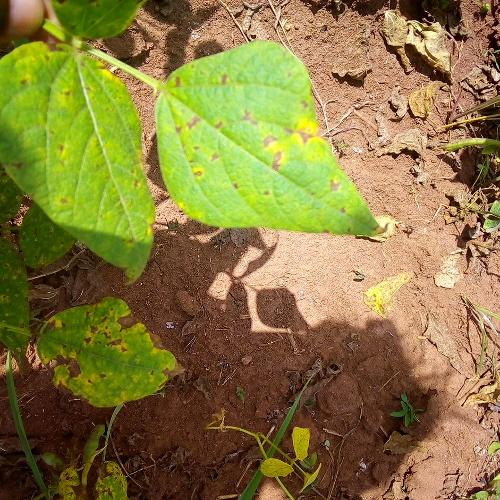
#> input picture datasets/beans/angular_leaf_spot/000.jpg, 500 x 500 px; its folder holds only this picture in this run
$ python real_benchmark.py
#> lines starting #> are read from the running program, lines starting #| are printed output that depends on the picture; after the words box and inside, x2 and y2 are one past the last pixel; in counts of white or black regions, pixels touching at a corner belong together
### agrovision/real_data.py
"""Load the real Beans leaf-disease images and turn them into feature vectors.

This is the real-world counterpart to :mod:`agrovision.generate`. The synthetic
generator gives a controlled, 4-class, parameter-disjoint evaluation; this module
loads real field photographs (Makerere Beans dataset, vendored under
``datasets/beans/``) and runs them through the *same* classical feature extractor,
so the real benchmark measures the same approach on real imagery.

See ``datasets/beans/README.md`` for provenance. ``fetch_beans`` can refresh or
enlarge the vendored subset from the Hugging Face datasets-server.
"""

from __future__ import annotations

from pathlib import Path

import numpy as np

from .features import extract_features

_REPO_ROOT = Path(__file__).resolve().parents[1]
_BEANS_DIR = _REPO_ROOT / "datasets" / "beans"
_CLASSES = ("angular_leaf_spot", "bean_rust", "healthy")
_HF_ROWS_URL = (
    "https://datasets-server.huggingface.co/rows?dataset=AI-Lab-Makerere%2Fbeans"
    "&config=default&split=train&offset={offset}&length=100"
)


def load_beans(beans_dir: str | Path | None = None) -> tuple[np.ndarray, np.ndarray, list[str]]:
    """Return ``(X, y, class_names)`` for the vendored real leaf images.

    ``X`` is the classical feature matrix (one row per image, columns are
    :data:`agrovision.features.FEATURE_NAMES`); ``y`` holds the class index into
    ``class_names``. Raises if the vendored images are missing.
    """
    from PIL import Image

    root = Path(beans_dir) if beans_dir is not None else _BEANS_DIR
    classes = [c for c in _CLASSES if (root / c).is_dir()]
    if not classes:
        raise FileNotFoundError(
            f"No vendored Beans images under {root}. Run "
            "`python -c 'from agrovision.real_data import fetch_beans; fetch_beans()'`."
        )

    features: list[np.ndarray] = []
    labels: list[int] = []
    for idx, cls in enumerate(classes):
        paths = sorted((root / cls).glob("*.jpg"))
        if not paths:
            raise FileNotFoundError(f"No images for class {cls!r} under {root}.")
        for path in paths:
            image = np.asarray(Image.open(path).convert("RGB"))
#> image is the input picture: shape (500, 500, 3); mean R, G, B 136.7, 122.1, 64.8
            features.append(extract_features(image))
            labels.append(idx)
    return np.asarray(features), np.asarray(labels), classes


# [31 lines left out: function fetch_beans, not called in this run]

### agrovision/features.py
"""Classical colour and texture features for a leaf image.

No deep network and no pretrained weights: every feature is a hand-defined,
documented statistic a plant pathologist could read off the leaf. The feature
vector turns a raw ``(H, W, 3)`` image into the small, interpretable
representation the classifier reasons over, and it is computed identically for a
synthetic sample and for a real uploaded PNG.

The pipeline is:

1. Segment the leaf from the (neutral, low-saturation) background using a
   saturation threshold — colour-based, so it survives the multiplicative
   lighting gradient the generator applies.
2. Over the leaf pixels only, compute colour statistics (channel means, a green
   fraction, yellow and brown indices, HSV-like hue/saturation stats).
3. Build a lesion mask by colour thresholding (reddish-brown over green, low
   blue), and measure its coverage and its connected-component geometry with
   :func:`scipy.ndimage.label` — this is what separates *many small* rust spots
   from *few large* blight patches.
4. Add a simple texture feature: the variance of the image gradient magnitude.
"""

from __future__ import annotations

import numpy as np
from scipy import ndimage

# Order matters: this is the column order of the feature vector and must stay
# stable (the classifier and its explanations index into it).
FEATURE_NAMES: list[str] = [
    "mean_r",  # mean red over the leaf (0-1)
    "mean_g",  # mean green over the leaf (0-1)
    "mean_b",  # mean blue over the leaf (0-1)
    "green_fraction",  # mean of G/(R+G+B): how green-dominant the leaf is
    "yellow_index",  # mean of min(r,g)-b: high for yellowing (chlorosis)
    "brown_index",  # mean of max(r-g, 0): red-over-green excess of lesions
    "mean_hue",  # mean hue (0-1) of leaf pixels, HSV computed from RGB
    "mean_saturation",  # mean saturation (0-1): chlorosis is desaturated
    "std_saturation",  # saturation spread: lesions raise it
    "spot_coverage",  # fraction of leaf area that is lesion-coloured
    "n_spots",  # connected lesion components, scaled (rust: many; blight: few)
    "mean_spot_area",  # mean lesion-component area / leaf area (blight: large)
    "max_spot_area",  # largest lesion-component area / leaf area
    "texture_gradient_var",  # variance of gradient magnitude: rust is speckled
]

# A leaf pixel is anything clearly more saturated than the neutral background.
# Multiplicative lighting leaves saturation unchanged, so this is robust.
_SAT_LEAF_THRESHOLD = 0.18

# Lesion colour test, on channel fractions (scale-invariant to lighting):
# reddish-brown/orange over green, with blue the smallest channel.
_LESION_RG_EXCESS = 0.045
_LESION_GB_EXCESS = 0.030


def _rgb_to_hsv(rgb: np.ndarray) -> tuple[np.ndarray, np.ndarray, np.ndarray]:
    """Vectorised RGB->HSV on a float array in [0, 1]. Returns (h, s, v) in [0, 1]."""
    r, g, b = rgb[..., 0], rgb[..., 1], rgb[..., 2]
    mx = np.max(rgb, axis=-1)
    mn = np.min(rgb, axis=-1)
    chroma = mx - mn
    value = mx
    saturation = np.where(mx > 0, chroma / np.where(mx == 0, 1, mx), 0.0)

    hue = np.zeros_like(mx)
    nz = chroma > 1e-9
#> nz: shape (500, 500) bool; every value is 1
    # Piecewise hue by which channel is the maximum.
    rmax = nz & (mx == r)
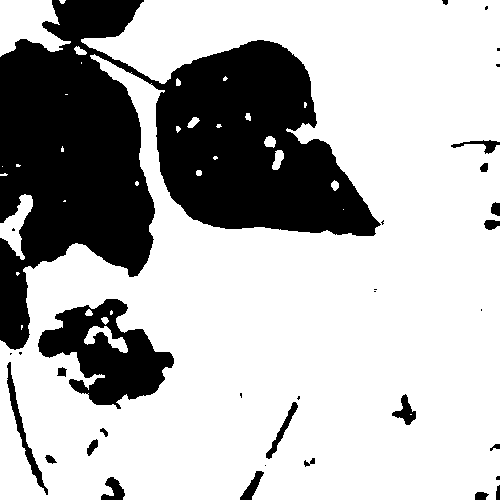
#> rmax: shape (500, 500) bool; 70.8% white; 34 black regions (14 under 20 px), largest, box (x1, y1, x2, y2) and area: (0, 0, 381, 350) 62494, (38, 299, 174, 409) 7423, (7, 362, 48, 495) 773
    gmax = nz & (mx == g) & ~rmax
    bmax = nz & (mx == b) & ~rmax & ~gmax
#> bmax: shape (500, 500) bool; every value is 0
    hue[rmax] = ((g[rmax] - b[rmax]) / chroma[rmax]) % 6.0
    hue[gmax] = (b[gmax] - r[gmax]) / chroma[gmax] + 2.0
    hue[bmax] = (r[bmax] - g[bmax]) / chroma[bmax] + 4.0
    hue = (hue / 6.0) % 1.0
    return hue, saturation, value


def leaf_mask(rgb: np.ndarray) -> np.ndarray:
    """Boolean mask of leaf (vs background) pixels, from a float RGB image."""
    _, saturation, _ = _rgb_to_hsv(rgb)
    mask = saturation > _SAT_LEAF_THRESHOLD
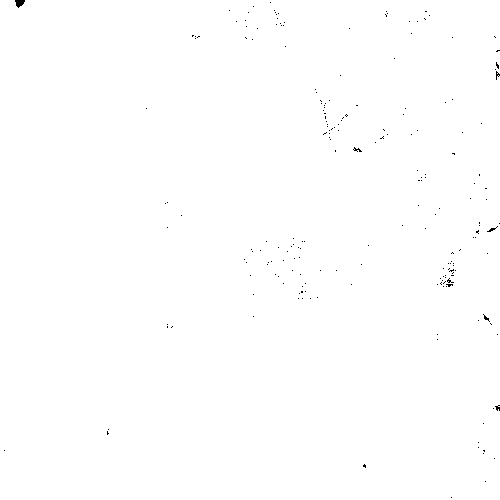
#> mask: shape (500, 500) bool; 99.8% white; black in thin lines or dots
    if mask.sum() < 0.02 * mask.size:
        # Degenerate image (almost no saturated pixels): treat all as leaf so the
        # statistics are still defined rather than dividing by zero.
        mask = np.ones_like(mask)
    return mask


def lesion_mask(rgb: np.ndarray, leaf: np.ndarray) -> np.ndarray:
    """Boolean mask of lesion-coloured (necrotic / rust) leaf pixels."""
    total = rgb.sum(axis=-1) + 1e-6
    r = rgb[..., 0] / total
    g = rgb[..., 1] / total
    b = rgb[..., 2] / total
    return leaf & (r - g > _LESION_RG_EXCESS) & (g - b > _LESION_GB_EXCESS)


def extract_features(image: np.ndarray) -> np.ndarray:
    """Turn an ``(H, W, 3)`` uint8 (or float) image into the feature vector.

    The returned vector's columns are :data:`FEATURE_NAMES`, in that order.
    """
    rgb = np.asarray(image, dtype=float)
    if rgb.max() > 1.0:
        rgb = rgb / 255.0

    leaf = leaf_mask(rgb)
    hue, saturation, _ = _rgb_to_hsv(rgb)

    leaf_px = rgb[leaf]  # (N, 3)
    r, g, b = leaf_px[:, 0], leaf_px[:, 1], leaf_px[:, 2]
    denom = leaf_px.sum(axis=1) + 1e-6

    mean_r, mean_g, mean_b = float(r.mean()), float(g.mean()), float(b.mean())
#> mean_r = 0.535; mean_g = 0.478; mean_b = 0.253
    green_fraction = float((g / denom).mean())
#> green_fraction = 0.368
    yellow_index = float((np.minimum(r, g) - b).mean())
#> yellow_index = 0.184
    brown_index = float(np.clip(r - g, 0.0, None).mean())
#> brown_index = 0.0987
    mean_hue = float(hue[leaf].mean())
#> mean_hue = 0.115
    mean_saturation = float(saturation[leaf].mean())
#> mean_saturation = 0.627
    std_saturation = float(saturation[leaf].std())
#> std_saturation = 0.222

    lesion = lesion_mask(rgb, leaf)
#> in lesion_mask, `return leaf & (r - g > _LESION_RG_EXCESS) & (g - b > _LESION_GB_EXCESS)`:
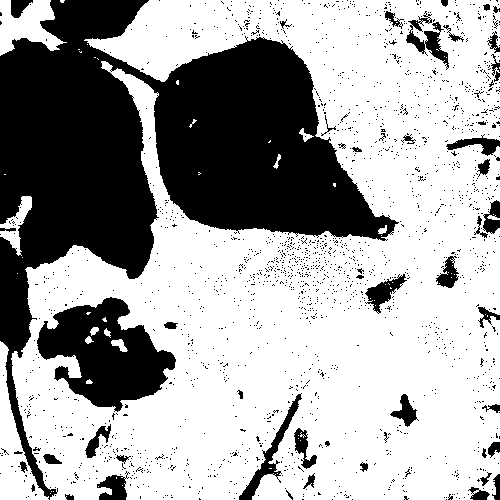
#> returned value: shape (500, 500) bool; 65% white; 1891 black regions (1840 under 20 px), largest, box (x1, y1, x2, y2) and area: (0, 0, 399, 500) 67519, (37, 297, 176, 412) 8816, (239, 393, 302, 500) 1024
    leaf_area = float(leaf.sum())
#> leaf_area = 249537
    spot_coverage = float(lesion.sum()) / leaf_area
#> spot_coverage = 0.651

    labels, n = ndimage.label(lesion)
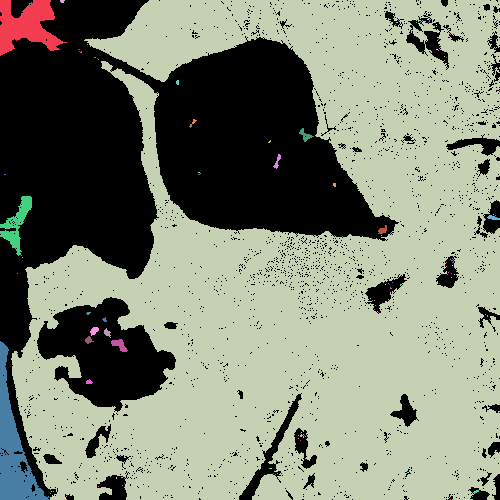
#> labels: shape (500, 500) int32; 184 distinct labels, from 0 to 183; one colour per label, 0 black
#> n = 183
    if n > 0:
        areas = np.bincount(labels.ravel())[1:].astype(float)
#> areas = 183 values, max 156117 at index 2, min 1 at index 3, mean 887.8
        mean_spot_area = float(areas.mean()) / leaf_area
#> mean_spot_area = 0.00356
        max_spot_area = float(areas.max()) / leaf_area
#> max_spot_area = 0.626
    else:
        mean_spot_area = 0.0
        max_spot_area = 0.0
    # Scale the raw component count to a comparable magnitude for the model.
    n_spots = n / 40.0
#> n_spots = 4.58

    luminance = 0.299 * rgb[..., 0] + 0.587 * rgb[..., 1] + 0.114 * rgb[..., 2]
    gy, gx = np.gradient(luminance)
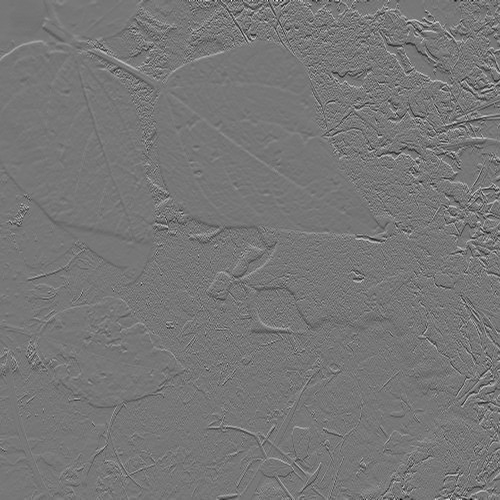
#> gy: shape (500, 500) float64; min -0.629, max 0.716, mean -8.61e-05; drawn with min black and max white
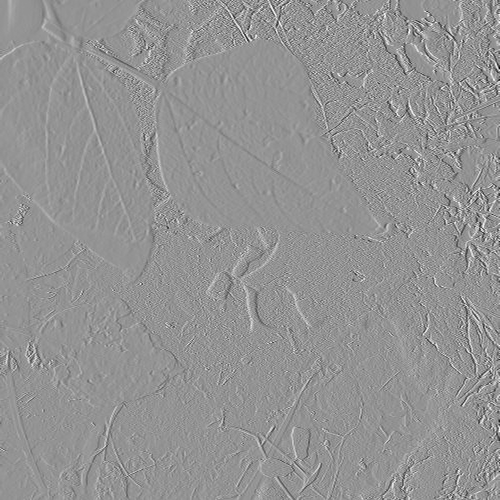
#> gx: shape (500, 500) float64; min -0.635, max 0.463, mean 0.000414; drawn with min black and max white
    grad_mag = np.hypot(gx, gy)
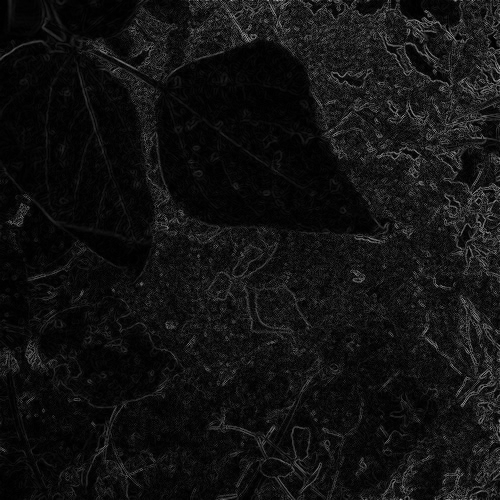
#> grad_mag: shape (500, 500) float64; min 0, max 0.716, mean 0.0699
    texture_gradient_var = float(grad_mag[leaf].var())
#> texture_gradient_var = 0.00504
#> pass 2 of the loop in load_beans, `for idx, cls in enumerate(classes):`:
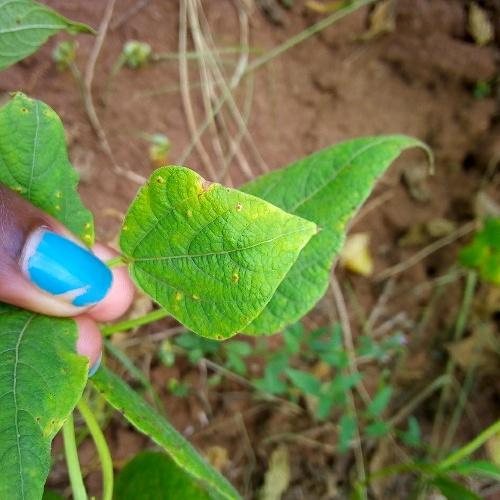
#> input picture datasets/beans/bean_rust/000.jpg, 500 x 500 px
#> in load_beans, image is the input picture: shape (500, 500, 3); mean R, G, B 109.4, 119.5, 67.5
#> in _rgb_to_hsv (call 3), `nz = chroma > 1e-9`:
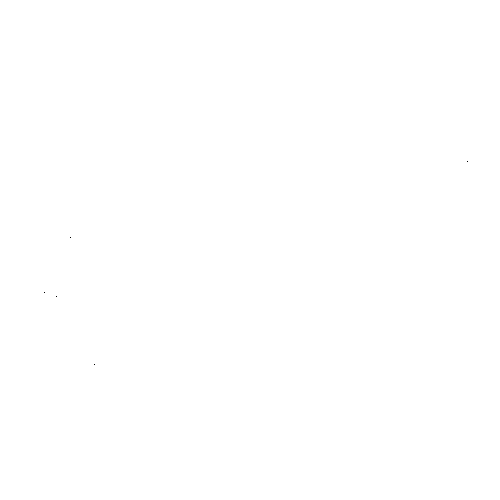
#> nz: shape (500, 500) bool; 100% white; black in thin lines or dots, all inside (x1, y1, x2, y2) = (44, 161, 468, 365)
#> rmax: shape (500, 500) bool; 58.9% white; 48 black regions (26 under 20 px), largest, box (x1, y1, x2, y2) and area: (0, 93, 500, 500) 91544, (0, 0, 88, 71) 3277, (444, 213, 500, 340) 2805
#> gmax: shape (500, 500) bool; 39% white; 53 white regions (30 under 20 px), largest, box (x1, y1, x2, y2) and area: (0, 134, 500, 500) 77937, (0, 93, 96, 250) 8280, (0, 0, 88, 71) 3277
#> bmax: shape (500, 500) bool; 2.1% white; 4 white regions (1 under 20 px), largest, box (x1, y1, x2, y2) and area: (0, 229, 115, 308) 5273, (91, 361, 98, 373) 26, (400, 337, 404, 344) 21
#> mask: shape (500, 500) bool; 99.2% white; 47 black regions (33 under 20 px), largest, box (x1, y1, x2, y2) and area: (28, 268, 118, 313) 697, (19, 228, 45, 268) 279, (232, 56, 247, 84) 151
#> in lesion_mask (call 2), `total = rgb.sum(axis=-1) + 1e-6`:
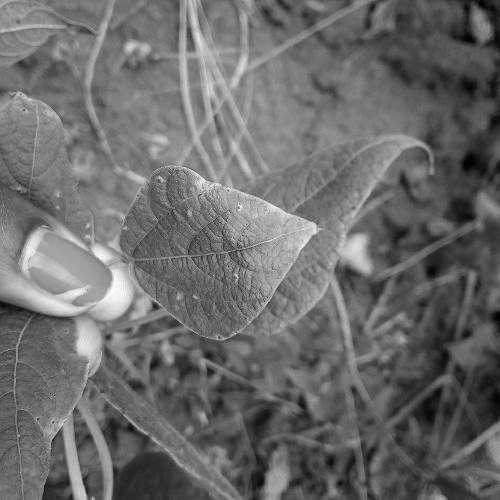
#> total: shape (500, 500) float64; min 0.00392, max 2.75, mean 1.16; drawn with min black and max white

    return np.array(
        [
            mean_r,
            mean_g,
            mean_b,
            green_fraction,
            yellow_index,
            brown_index,
            mean_hue,
            mean_saturation,
            std_saturation,
            spot_coverage,
            n_spots,
            mean_spot_area,
            max_spot_area,
            texture_gradient_var,
        ],
        dtype=float,
    )


def extract_many(images: list[np.ndarray]) -> np.ndarray:
    """Feature matrix ``(n_images, n_features)`` for a list of images."""
    return np.vstack([extract_features(img) for img in images])

### agrovision/real_benchmark.py
"""Benchmark the classical-CV approach on the REAL Beans leaf images.

Extracts the same hand-defined colour/texture features used on synthetic leaves
and trains on real field photographs, reporting whether the model is correctly fit
on real data: strong on unseen folds and with its training score close to its test
score. It compares a regularised logistic model against an unregularised random
forest to make the overfitting contrast explicit — the forest memorises 180 small
images (train accuracy ~1.0) without any cross-validated gain.

Run it with ``python -m agrovision.real_benchmark``.
"""

from __future__ import annotations

from dataclasses import dataclass, field

import numpy as np
from sklearn.ensemble import RandomForestClassifier
from sklearn.linear_model import LogisticRegression
from sklearn.metrics import accuracy_score, confusion_matrix
from sklearn.model_selection import StratifiedKFold, cross_val_score, train_test_split
from sklearn.pipeline import Pipeline
from sklearn.preprocessing import StandardScaler

from .real_data import load_beans

_SEED = 42
_N_SPLITS = 5


@dataclass
class ModelResult:
    name: str
    cv_acc_mean: float
    cv_acc_std: float
    train_acc: float
    test_acc: float
    gap: float = field(init=False)

    def __post_init__(self) -> None:
        self.gap = round(self.train_acc - self.test_acc, 4)


@dataclass
class RealBenchmarkReport:
    n_images: int
    classes: list[str]
    chance: float
    logistic: ModelResult
    forest: ModelResult
    confusion: list[list[int]]

    @property
    def verdict(self) -> str:
        lg = self.logistic
        if lg.cv_acc_mean <= self.chance + 0.08:
            return "underfit: barely above chance on real images"
        if lg.gap > 0.12:
            return "overfit: training accuracy runs well ahead of test"
        return "well-fit: clearly above chance with train and test accuracy close"


def _logistic() -> Pipeline:
    return Pipeline(
        [("scale", StandardScaler()), ("clf", LogisticRegression(max_iter=3000, C=2.0))]
    )


def _forest() -> Pipeline:
    return Pipeline(
        [
            ("scale", StandardScaler()),
            ("clf", RandomForestClassifier(n_estimators=300, max_depth=6, random_state=_SEED)),
        ]
    )


def _evaluate(name: str, pipe: Pipeline, X: np.ndarray, y: np.ndarray) -> ModelResult:
    cv = StratifiedKFold(n_splits=_N_SPLITS, shuffle=True, random_state=_SEED)
    cv_acc = cross_val_score(pipe, X, y, cv=cv, scoring="accuracy")
    X_train, X_test, y_train, y_test = train_test_split(
        X, y, test_size=0.25, stratify=y, random_state=_SEED
    )
    pipe.fit(X_train, y_train)
    return ModelResult(
        name=name,
        cv_acc_mean=round(float(cv_acc.mean()), 4),
        cv_acc_std=round(float(cv_acc.std()), 4),
        train_acc=round(float(accuracy_score(y_train, pipe.predict(X_train))), 4),
        test_acc=round(float(accuracy_score(y_test, pipe.predict(X_test))), 4),
    )


def run_benchmark(
    data: tuple[np.ndarray, np.ndarray, list[str]] | None = None,
) -> RealBenchmarkReport:
    # Loading and feature-extracting 180 images is the slow step; callers (and
    # tests) can pass pre-loaded ``(X, y, classes)`` to do it only once.
    X, y, classes = data if data is not None else load_beans()
#> y = [0, 1]; classes = ['angular_leaf_spot', 'bean_rust']
    logistic = _evaluate("Logistic (regularised)", _logistic(), X, y)
    forest = _evaluate("Random forest", _forest(), X, y)

    X_train, X_test, y_train, y_test = train_test_split(
        X, y, test_size=0.25, stratify=y, random_state=_SEED
    )
    pipe = _logistic().fit(X_train, y_train)
    cm = confusion_matrix(y_test, pipe.predict(X_test))

    return RealBenchmarkReport(
        n_images=int(len(y)),
        classes=classes,
        chance=round(1.0 / len(classes), 4),
        logistic=logistic,
        forest=forest,
        confusion=cm.tolist(),
    )


def format_report(r: RealBenchmarkReport) -> str:
    lines = [
        "AgroVision — real-image benchmark (Makerere Beans)",
        "=" * 54,
        f"images: {r.n_images}   classes: {r.classes}   chance: {r.chance:.2f}",
        "",
        f"{'model':<24} {'CV accuracy':<16} {'train':>7} {'test':>7} {'gap':>7}",
    ]
    for m in (r.logistic, r.forest):
        lines.append(
            f"{m.name:<24} {m.cv_acc_mean:.3f} +/- {m.cv_acc_std:.3f}   "
            f"{m.train_acc:>7.3f} {m.test_acc:>7.3f} {m.gap:>7.3f}"
        )
    lines += ["", f"confusion (logistic, rows=true {r.classes}):"]
    lines += [f"  {row}" for row in r.confusion]
    lines += ["", f"verdict: {r.verdict}"]
    return "\n".join(lines)


def main() -> None:
    print(format_report(run_benchmark()))


if __name__ == "__main__":  # pragma: no cover
#> (the run stopped early here; a loop or call above may not have finished)
